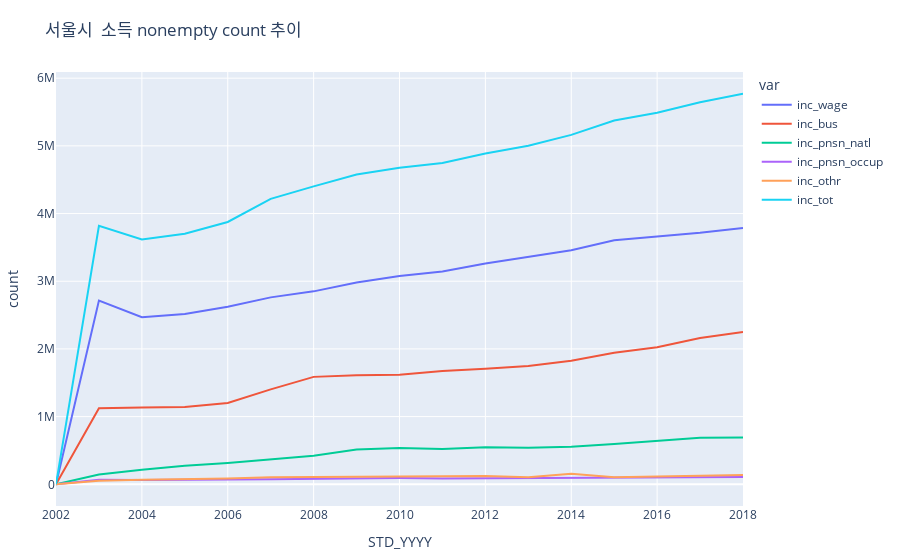

The cell this chart's notebook holds for it:
### Code cell
plot_lines(['inc_tot', 'inc_wage', 'inc_bus', 'inc_pnsn_natl', 'inc_pnsn_occup', 'inc_othr'], y='count', title='소득 nonempty count')

### Figure 1 — Plotly figure (JSON) as saved in the notebook; plotly's stock layout.template omitted (floating-point values rounded to 4 significant figures)
{"data": [{"hovertemplate": "var=inc_wage<br>STD_YYYY=%{x}<br>count=%{y}<extra></extra>", "legendgroup": "inc_wage", "line": {"color": "#636efa", "dash": "solid"}, "mode": "lines", "name": "inc_wage", "orientation": "v", "showlegend": true, "type": "scatter", "x": [2002, 2003, 2004, 2005, 2006, 2007, 2008, 2009, 2010, 2011, 2012, 2013, 2014, 2015, 2016, 2017, 2018], "xaxis": "x", "y": [0, 2715040, 2467284, 2514863, 2623418, 2761577, 2850456, 2981196, 3076714, 3145380, 3263010, 3355753, 3457574, 3605732, 3656792, 3715848, 3787570], "yaxis": "y"}, {"hovertemplate": "var=inc_bus<br>STD_YYYY=%{x}<br>count=%{y}<extra></extra>", "legendgroup": "inc_bus", "line": {"color": "#EF553B", "dash": "solid"}, "mode": "lines", "name": "inc_bus", "orientation": "v", "showlegend": true, "type": "scatter", "x": [2002, 2003, 2004, 2005, 2006, 2007, 2008, 2009, 2010, 2011, 2012, 2013, 2014, 2015, 2016, 2017, 2018], "xaxis": "x", "y": [0, 1124435, 1134040, 1140275, 1200514, 1402372, 1587184, 1610199, 1618865, 1674498, 1708080, 1747233, 1825479, 1942355, 2023780, 2160227, 2249721], "yaxis": "y"}, {"hovertemplate": "var=inc_pnsn_natl<br>STD_YYYY=%{x}<br>count=%{y}<extra></extra>", "legendgroup": "inc_pnsn_natl", "line": {"color": "#00cc96", "dash": "solid"}, "mode": "lines", "name": "inc_pnsn_natl", "orientation": "v", "showlegend": true, "type": "scatter", "x": [2002, 2003, 2004, 2005, 2006, 2007, 2008, 2009, 2010, 2011, 2012, 2013, 2014, 2015, 2016, 2017, 2018], "xaxis": "x", "y": [0, 143150, 216069, 272481, 314587, 368597, 420782, 514851, 537557, 521898, 547302, 539941, 553687, 595712, 639058, 686625, 689730], "yaxis": "y"}, {"hovertemplate": "var=inc_pnsn_occup<br>STD_YYYY=%{x}<br>count=%{y}<extra></extra>", "legendgroup": "inc_pnsn_occup", "line": {"color": "#ab63fa", "dash": "solid"}, "mode": "lines", "name": "inc_pnsn_occup", "orientation": "v", "showlegend": true, "type": "scatter", "x": [2002, 2003, 2004, 2005, 2006, 2007, 2008, 2009, 2010, 2011, 2012, 2013, 2014, 2015, 2016, 2017, 2018], "xaxis": "x", "y": [0, 66151, 63768, 63931, 71601, 76087, 81211, 89750, 93034, 85898, 89453, 87920, 90843, 97194, 100366, 103487, 107377], "yaxis": "y"}, {"hovertemplate": "var=inc_othr<br>STD_YYYY=%{x}<br>count=%{y}<extra></extra>", "legendgroup": "inc_othr", "line": {"color": "#FFA15A", "dash": "solid"}, "mode": "lines", "name": "inc_othr", "orientation": "v", "showlegend": true, "type": "scatter", "x": [2002, 2003, 2004, 2005, 2006, 2007, 2008, 2009, 2010, 2011, 2012, 2013, 2014, 2015, 2016, 2017, 2018], "xaxis": "x", "y": [0, 53264, 65651, 71935, 87077, 103556, 108481, 112744, 108741, 117476, 121990, 102806, 154261, 105115, 116740, 122130, 138882], "yaxis": "y"}, {"hovertemplate": "var=inc_tot<br>STD_YYYY=%{x}<br>count=%{y}<extra></extra>", "legendgroup": "inc_tot", "line": {"color": "#19d3f3", "dash": "solid"}, "mode": "lines", "name": "inc_tot", "orientation": "v", "showlegend": true, "type": "scatter", "x": [2002, 2003, 2004, 2005, 2006, 2007, 2008, 2009, 2010, 2011, 2012, 2013, 2014, 2015, 2016, 2017, 2018], "xaxis": "x", "y": [0, 3817955, 3618538, 3702301, 3875846, 4217373, 4401606, 4575754, 4677301, 4746193, 4887500, 5003229, 5162489, 5375624, 5489273, 5644886, 5770706], "yaxis": "y"}], "layout": {"autosize": true, "legend": {"title": {"text": "var"}, "tracegroupgap": 0}, "margin": {"b": 16, "l": 16, "r": 16, "t": 72}, "title": {"text": "서울시  소득 nonempty count 추이"}, "xaxis": {"anchor": "y", "autorange": true, "domain": [0, 1], "range": [2002, 2018], "title": {"text": "STD_YYYY"}, "type": "linear"}, "yaxis": {"anchor": "x", "autorange": true, "domain": [0, 1], "range": [-320600.0, 6091000.0], "title": {"text": "count"}, "type": "linear"}}}
